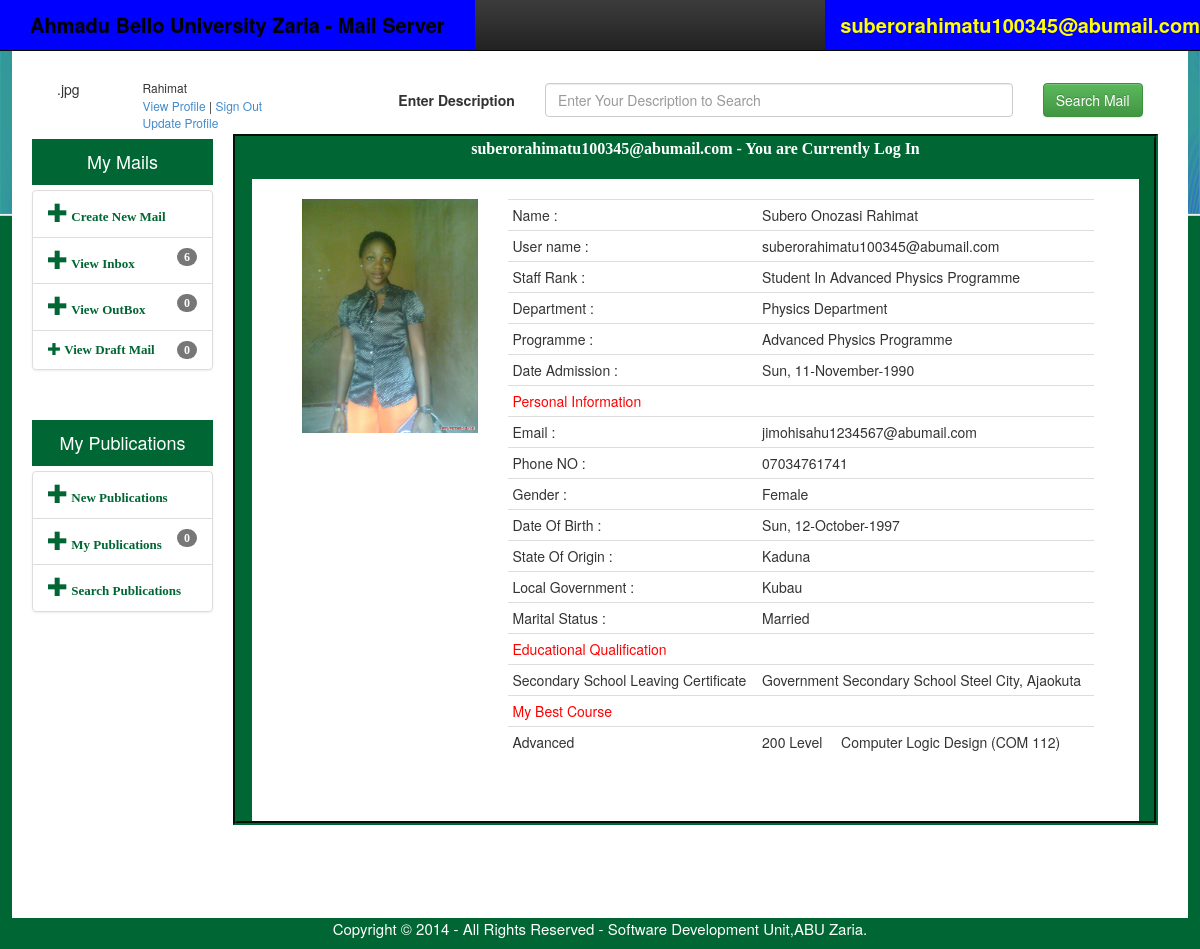
The app's page /view_student_profile.php?username=suberorahimatu100345@abumail.com (signed in) with its own data.
### tables this page shows
CREATE TABLE IF NOT EXISTS `student_information` (
  `id` int(11) NOT NULL AUTO_INCREMENT,
  `first_name` varchar(200) NOT NULL,
  `middle_name` varchar(200) NOT NULL,
  `last_name` varchar(200) NOT NULL,
  `student_type` varchar(200) NOT NULL,
  `student_id` varchar(250) NOT NULL,
  `department` varchar(250) NOT NULL,
  `marital_status` varchar(100) NOT NULL,
  `course` varchar(250) NOT NULL,
  `dob` date NOT NULL,
  `Gender` varchar(100) NOT NULL,
  `date_admited` date NOT NULL,
  `state_origin` varchar(250) NOT NULL,
  `local_gov` text NOT NULL,
  `Level` varchar(50) NOT NULL,
  `phone_no` varchar(100) NOT NULL,
  `email` varchar(250) NOT NULL,
  `email_activate` varchar(5) NOT NULL,
  `username` varchar(250) NOT NULL,
  `password` varchar(250) NOT NULL,
  `change_password` varchar(5) NOT NULL,
  `pic_extension` varchar(10) NOT NULL,
  `picture_file` blob NOT NULL,
  `last_login` date NOT NULL,
  `close_account` varchar(5) NOT NULL,
  `close_publication` varchar(5) NOT NULL,
  `date_register` date NOT NULL,
  PRIMARY KEY (`id`)
);

CREATE TABLE IF NOT EXISTS `staff_qualification` (
  `id` int(11) NOT NULL AUTO_INCREMENT,
  `qualification` varchar(250) NOT NULL,
  `school_attended` varchar(250) NOT NULL,
  `staff_mail` varchar(250) NOT NULL,
  PRIMARY KEY (`id`)
);

CREATE TABLE IF NOT EXISTS `staff_course` (
  `id` int(11) NOT NULL AUTO_INCREMENT,
  `staff_mail` varchar(250) NOT NULL,
  `course` varchar(250) NOT NULL,
  `department` varchar(250) NOT NULL,
  `level` varchar(100) NOT NULL,
  PRIMARY KEY (`id`)
);

### settings/count_mail_record_module.php (called while the page is built, shortened)
<?php
require_once 'connection.php';
function count_inbox()
{
	global $conn;
	$result = 0;
	$stmt = $conn->prepare("SELECT * FROM all_mails WHERE receiver_address=?  AND box_type=? AND receive_delete =?");
	$stmt->execute(array($_SESSION['username'],'In',""));
	if ($stmt->rowCount () >= 1)
	{
		while($rows = $stmt->fetch(PDO::FETCH_ASSOC))
		{
			$result = $result + 1;
		}
	}
	return $result;
}
function count_outbox()
{
	global $conn;
	$result1 = 0;
	$stmt = $conn->prepare("SELECT * FROM all_mails WHERE sender_address=?  AND box_type=? AND sent_delete =?");
	$stmt->execute(array($_SESSION['username'],'Out',""));
	return $result1;
}
function count_draft()
{
	global $conn;
	$result2 = 0;
	$stmt = $conn->prepare("SELECT * FROM draft_mail WHERE username=?  AND delete_status=?");
	$stmt->execute(array($_SESSION['username'],''));
	return $result2;
}
function count_publication()
{
	global $conn;
	$result3 = 0;
	$stmt = $conn->prepare("SELECT * FROM file_server WHERE publisher_mail=?");
	$stmt->execute(array($_SESSION['username']));
	return $result3;
}
?>

### view_student_profile.php (the view, shortened to what this page needs)
<?php
require_once 'settings/connection.php';
require_once 'settings/count_mail_record_module.php';
$inbox_count = count_inbox();
$Outbox_count= count_outbox();
$draft_count= count_draft();
$publication_count = count_publication();
$user_name="";
if((isset($_GET['username'])))
{
	$user_name = strip_tags($_GET['username']);
}
		$query2 = "SELECT * FROM student_information WHERE username =:username";
		$stmt2 = $conn->prepare($query2);
		$stmt2->bindValue(':username',$user_name, PDO::PARAM_STR);
		$stmt2->execute();
		$rows3 = $stmt2->fetch(PDO::FETCH_ASSOC);
		$row_count2 = $stmt2->rowCount();
		if($row_count2 >= 1)
		{
			$staff_name = $rows3['first_name']." ".$rows3['middle_name']." ".$rows3['last_name'];
			$staff_type = $rows3['student_type']." In ".$rows3['course']." Programme";
			$staff_department = $rows3['department']." Department";
			$staff_course = $rows3['course']." Programme";
			$staff_marital_status = $rows3['marital_status'];
			$staff_dob = $rows3['dob'];
			$student_phone = $rows3['phone_no'];
			$date500 = new DateTime($staff_dob);
				$J = date_format($date500,"D");
				$Q = date_format($date500,"d-F-Y");
				$staff_dob = $J.", ".$Q;
				$date_admitted = $rows3['date_admited'];
				$date500 = new DateTime($date_admitted);
				$J = date_format($date500,"D");
				$Q = date_format($date500,"d-F-Y");
				$date_admitted = $J.", ".$Q;
			$staff_gender = $rows3['Gender'];
			$staff_state = $rows3['state_origin'];
			$staff_localgov = $rows3['local_gov'];
			$staff_username = $rows3['username'];
			$staff_email = $rows3['email'];
			$staff_picture = '<img src="abu_file/DefaultHead.jpg" class="img-responsive" style="margin:0px"></img>';
			if($rows3['pic_extension']!=""){
				$paspart = "abu_file/".$user_name.$rows3['pic_extension'];
				$staff_picture ='<img src='.$paspart.' class="img-responsive" style="margin:0px"></img>';
			}
		}
		else
		{
			header("location: logout.php");
		}
?>
<!DOCTYPE HTML PUBLIC "-//W3C//DTD HTML 4.01 Transitional//EN" "http://www.w3.org/TR/html4/loose.dtd">
<html lang="en">
<head>
<link rel="stylesheet" type="text/css" href="INDEX_FILES/css/bootstrap.min.css">
<link rel="stylesheet" type="text/css" href="INDEX_FILES/css/bootstrap-theme.min.css">
<link rel="stylesheet" type="text/css" href="INDEX_FILES/css/bootstrap.css">
<link rel="stylesheet" type="text/css" href="INDEX_FILES/css/bootstrap-theme.css" >
<link rel="stylesheet" type="text/css" href="INDEX_FILES/index.css" >
</head>
<body>
<div class="navbar navbar-inverse navbar-fixed-top" style="background-color:green" role="navigation" >
            <div class="navbar-header" style="background-color:blue">
                <div class="container-fluid">
                    <a class="navbar-brand" style="font-size:20px;font-weight:bold;color:black" href="/">Ahmadu Bello University Zaria - Mail Server</a>
                </div>
            </div>
						<ul class="nav navbar-nav navbar-right" style="background-color:blue">
								<li><a style="font-size:20px;font-weight:bold;color:yellow" href="#"><?php echo $_SESSION['username']; ?></a></li>
						</ul>
            <div class="collapse navbar-collapse">
            </div>
    </div>
<div class="container" style="width:98%">
<div class="row" style="margin-top:3%">
	<div class="col-xs-12 col-sm-12">
			<div class="col-xs-3 col-sm-3">
				<div class="col-xs-4 col-sm-4" >
					<?php echo $_SESSION['pic_extension'];?>
				</div>
				<div class="col-xs-8 col-sm-8">
					<p style="margin:0px;font-size:12px"><?php echo $_SESSION['my_name'];?></p>
					<p style="margin:0px;font-size:12px"><?php echo '<a href='.$_SESSION['view_profile'].'>View Profile </a>';?> | <a href="logout.php">Sign Out</a></p>
					<?php echo '<p style="margin:0px;font-size:12px"><a href='.$_SESSION['update_profile'].'>Update Profile</a></p>';?>
				</div>
			</div>
			<div class="col-xs-9 col-sm-9">
				<form role="form" name="mailform" class="form-horizontal" action="Search_Mail_Result.php" enctype="multipart/form-data" method="POST">
					<div class="form-group">
						<label for="inputEmail" class="control-label col-xs-3">Enter Description</label>
						<div class="col-xs-7">
							<input type="text" class="form-control" id="inputEmail" name="searchmail" placeholder="Enter Your Description to Search">
						</div>
						<div class=" col-lg-2">
							<button type="submit" name="submitsearch" class="btn btn-success">Search Mail</button>
						</div>
					</div>
				</form>
			</div>
	</div>
</div>
	<div class="row">
        <div class="col-xs-12 col-sm-12">
			<div  class="col-sm-2 col-md-2 col-lg-2 leftnavy">
					<div class="nav-head"><h4>My Mails</h4></div>
					<div class="list-group show" style="margin-bottom:50px">
						<a href="Abu_Mail_Compose_Step1.php" class="list-group-item"><span class="glyphicon glyphicon-plus glysize"></span> Create New Mail</a>
						<a href="Abu_Mail_Server_Inbox.php" class="list-group-item"><span class="glyphicon glyphicon-plus glysize"></span> <span class="badge"><?php echo $inbox_count; ?></span> View Inbox </a>
						<a href="Abu_Mail_Server_Outbox.php" class="list-group-item"><span class="glyphicon glyphicon-plus glysize"></span> <span class="badge"><?php echo $Outbox_count; ?></span> View OutBox</a>
						<a href="Abu_Mail_Server_Draft.php" class="list-group-item"> <span class="glyphicon glyphicon-plus mail"></span> <span class="badge"><?php echo $draft_count; ?></span> View Draft Mail</a>
					</div>
					<div class="nav-head"><h4>My Publications</h4></div>
					<div class="list-group show" style="margin-bottom:80px">
						<a href="Create_Publication_Mail.php" class="list-group-item"><span class="glyphicon glyphicon-plus glysize"></span><span class="badge"></span> New Publications</a>
						<a href="Abu_Mail_Server_My_Publication.php" class="list-group-item"><span class="glyphicon glyphicon-plus glysize"></span><span class="badge"><?php echo $publication_count; ?></span> My Publications</a>
						<a href="Abu_Mail_Server_Search_Publication.php" class="list-group-item"> <span class="glyphicon glyphicon-plus glysize"></span> Search Publications</a>
					</div>
			</div>
			<div  class="col-sm-10 col-md-10 col-lg-10">
			       <div class="col-lg-12" style="width:100%; background-color:#006633; margin-bottom:10%; border:4px groove #006633;">
				   <center><span style="color:#FFFFFF; font-weight:bold; font-family:'Times New Roman', Times, serif; font-size:16px;"> <?php echo $_SESSION['username']; ?> - You are Currently Log In</span></center>
				    <div class="col-lg-12" style="width:auto; background-color:#FFFFFF; margin-top:2%; padding-top:20px; padding-left:20px;padding-bottom:5%; margin-left:0%; margin-right:0%">
						<div class="col-lg-12" style="margin-bottom:0%">
							<div class="col-lg-3" style="margin-bottom:0%">
									<p> <?php echo $staff_picture; ?>
							</div>
							<div class="col-lg-9" style="margin-bottom:0%">
									<table class="table table-condensed" style="background-color:#FFFFFF;">
										<tbody>
											<tr>
												<td>Name : </td>
												<td colspan="2"><?php echo $staff_name; ?></td>
											</tr>
											<tr>
												<td>User name : </td>
												<td colspan="2"><?php echo $staff_username; ?></td>
											</tr>
											<tr>
												<td>Staff Rank : </td>
												<td colspan="2"><?php echo $staff_type; ?></td>
											</tr>
											<tr>
												<td>Department : </td>
												<td colspan="2"><?php echo $staff_department; ?></td>
											</tr>
											<tr>
												<td>Programme : </td>
												<td colspan="2"><?php echo $staff_course; ?></td>
											</tr>
											<tr>
												<td>Date Admission : </td>
												<td colspan="2"><?php echo $date_admitted; ?></td>
											</tr>
											<tr>
												<td colspan="3" style="color:red">Personal Information</td>
											</tr>
											<tr>
												<td>Email : </td>
												<td colspan="2"><?php echo $staff_email; ?></td>
											</tr>
											<tr>
												<td>Phone NO : </td>
												<td colspan="2"><?php echo $student_phone; ?></td>
											</tr>
											<tr>
												<td>Gender : </td>
												<td colspan="2"><?php echo $staff_gender; ?></td>
											</tr>
											<tr>
												<td>Date Of Birth : </td>
												<td colspan="2"><?php echo $staff_dob; ?></td>
											</tr>
											<tr>
												<td>State Of Origin : </td>
												<td colspan="2"><?php echo $staff_state; ?></td>
											</tr>
											<tr>
												<td>Local Government : </td>
												<td colspan="2"><?php echo $staff_localgov; ?></td>
											</tr>
											<tr>
												<td>Marital Status : </td>
												<td colspan="2"><?php echo $staff_marital_status; ?></td>
											</tr>
											<tr>
												<td colspan="3" style="color:red">Educational Qualification</td>
											</tr>
											<?php
											$stmt = $conn->prepare("SELECT * FROM staff_qualification WHERE staff_mail=?");
											$stmt->execute(array($user_name));
											if ($stmt->rowCount () >= 1)
											{
												while($rows = $stmt->fetch(PDO::FETCH_ASSOC))
												{
													echo '<tr><td>'.$rows['qualification'].'</td><td colspan="2" >'.$rows['school_attended'].'</td></tr>';
												}
											}
											else
											{
												echo '<tr><td colspan="3">No Record Uploaded for Student Educational Qualification</td></tr>';
											}
											?>
											<tr>
												<td colspan="3" style="color:red">My Best Course</td>
											</tr>
											<?php
											$stmt = $conn->prepare("SELECT * FROM staff_course WHERE staff_mail=?");
											$stmt->execute(array($user_name));
											if ($stmt->rowCount () >= 1)
											{
												while($rows = $stmt->fetch(PDO::FETCH_ASSOC))
												{
													echo '<tr><td>'.$rows['department'].'</td><td>'.$rows['level'].'</td><td>'.$rows['course'].'</td></tr>';
												}
											}
											else
											{
												echo '<tr><td colspan="3">No Record Uploaded for Student Current Best Course of Study</td></tr>';
											}
											?>
									</table>
							</div>
						</div>
					</div>
				</div>
			</div>
        </div>
    </div>
</div>
<div class="row">
        <div class="col-xs-12 col-sm-12">
            <footer>
                <p>Copyright &copy; 2014 - All Rights Reserved - Software Development Unit,ABU Zaria.</p>
            </footer>
        </div>
    </div>
</body>
</html>

### INDEX_FILES/index.css (style rules this page uses)
.show > a { color:#006633;font-weight:bold; font-size:13px; font-family:Georgia, "Times New Roman", Times, serif }
body { background-color:#006633; padding-top:45px; background-image:url("images/img03.png"); background-repeat:repeat-x; }
.container { background-color:#FFFFFF; }
.leftnavy { padding-left:5px; padding-right:5px; padding-top:5px; }
.nav-head { background-color:#006633; padding:3px; text-align: center; font-size:15px; color:white; margin-bottom:5px; }
.glysize { font-size:20px; }
footer { background-color:#006633; text-align: center; font-size:15px; color:white; margin-bottom:5px; }
.form-group { padding:4px 3px 2px 3px; }

### records on screen
student_information: pic_extension (picture), staff_name "Subero Onozasi Rahimat", username "suberorahimatu100345@abumail.com", staff_type "Student In Advanced Physics Programme", department "Physics Department", course "Advanced Physics Programme", date_admited "Sun, 11-November-1990", email "jimohisahu1234567@abumail.com", phone_no "07034761741", Gender "Female", dob "Sun, 12-October-1997", state_origin "Kaduna", local_gov "Kubau", marital_status "Married"
staff_qualification: qualification "Secondary School Leaving Certificate", school_attended "Government Secondary School Steel City, Ajaokuta"
staff_course: department "Advanced", level "200 Level", course "Computer Logic Design (COM 112)"

### other values on screen
$_SESSION['username'] "suberorahimatu100345@abumail.com"
$_SESSION['pic_extension'] ".jpg"
$_SESSION['my_name'] "Rahimat"
$inbox_count "6"
$Outbox_count "0"
$draft_count "0"
$publication_count "0"
